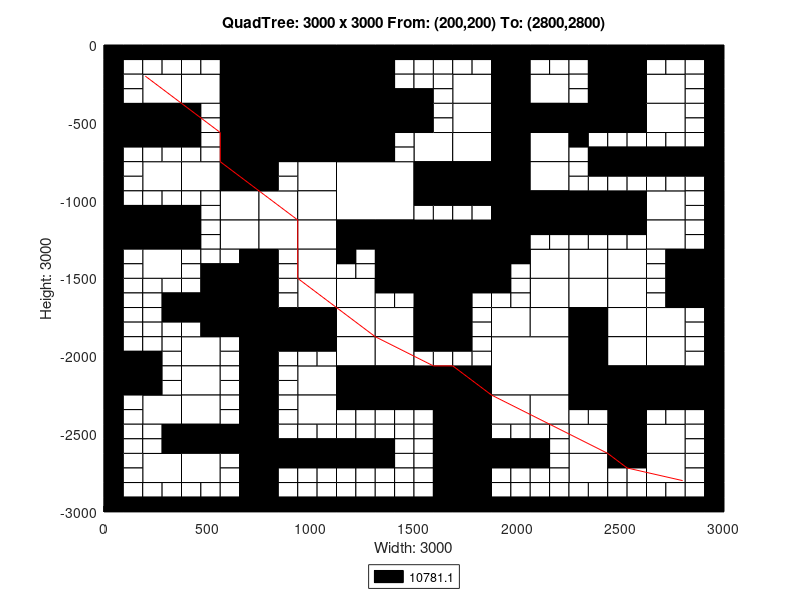

Write the MATLAB code that produced this figure.
axis([0 3000 -3000 0]);
title('QuadTree: 3000 x 3000 From: (200,200) To: (2800,2800)');
xlabel('Width: 3000');
ylabel('Height: 3000');
rectangle('Position',[750 -375 375 375], 'FaceColor',[0 0 0]);
rectangle('Position',[750 -750 375 375], 'FaceColor',[0 0 0]);
rectangle('Position',[1125 -1125 375 375], 'FaceColor',[1 1 1]);
rectangle('Position',[1500 -1500 375 375], 'FaceColor',[0 0 0]);
rectangle('Position',[1875 -2250 375 375], 'FaceColor',[1 1 1]);
rectangle('Position',[187.5 -375 187.5 187.5], 'FaceColor',[1 1 1]);
rectangle('Position',[562.5 -187.5 187.5 187.5], 'FaceColor',[0 0 0]);
rectangle('Position',[375 -375 187.5 187.5], 'FaceColor',[1 1 1]);
rectangle('Position',[562.5 -375 187.5 187.5], 'FaceColor',[0 0 0]);
rectangle('Position',[0 -562.5 187.5 187.5], 'FaceColor',[0 0 0]);
rectangle('Position',[187.5 -562.5 187.5 187.5], 'FaceColor',[0 0 0]);
rectangle('Position',[562.5 -562.5 187.5 187.5], 'FaceColor',[0 0 0]);
rectangle('Position',[562.5 -750 187.5 187.5], 'FaceColor',[0 0 0]);
rectangle('Position',[1125 -187.5 187.5 187.5], 'FaceColor',[0 0 0]);
rectangle('Position',[1125 -375 187.5 187.5], 'FaceColor',[0 0 0]);
rectangle('Position',[1125 -562.5 187.5 187.5], 'FaceColor',[0 0 0]);
rectangle('Position',[1312.5 -562.5 187.5 187.5], 'FaceColor',[0 0 0]);
rectangle('Position',[1125 -750 187.5 187.5], 'FaceColor',[0 0 0]);
rectangle('Position',[187.5 -937.5 187.5 187.5], 'FaceColor',[1 1 1]);
rectangle('Position',[375 -937.5 187.5 187.5], 'FaceColor',[1 1 1]);
rectangle('Position',[562.5 -937.5 187.5 187.5], 'FaceColor',[0 0 0]);
rectangle('Position',[562.5 -1125 187.5 187.5], 'FaceColor',[1 1 1]);
rectangle('Position',[0 -1312.5 187.5 187.5], 'FaceColor',[0 0 0]);
rectangle('Position',[187.5 -1312.5 187.5 187.5], 'FaceColor',[0 0 0]);
rectangle('Position',[187.5 -1500 187.5 187.5], 'FaceColor',[1 1 1]);
rectangle('Position',[562.5 -1312.5 187.5 187.5], 'FaceColor',[1 1 1]);
rectangle('Position',[937.5 -937.5 187.5 187.5], 'FaceColor',[1 1 1]);
rectangle('Position',[750 -1125 187.5 187.5], 'FaceColor',[1 1 1]);
rectangle('Position',[937.5 -1125 187.5 187.5], 'FaceColor',[1 1 1]);
rectangle('Position',[750 -1312.5 187.5 187.5], 'FaceColor',[1 1 1]);
rectangle('Position',[937.5 -1312.5 187.5 187.5], 'FaceColor',[1 1 1]);
rectangle('Position',[937.5 -1500 187.5 187.5], 'FaceColor',[1 1 1]);
rectangle('Position',[1125 -1312.5 187.5 187.5], 'FaceColor',[0 0 0]);
rectangle('Position',[1312.5 -1312.5 187.5 187.5], 'FaceColor',[0 0 0]);
rectangle('Position',[1312.5 -1500 187.5 187.5], 'FaceColor',[0 0 0]);
rectangle('Position',[1687.5 -375 187.5 187.5], 'FaceColor',[1 1 1]);
rectangle('Position',[1875 -187.5 187.5 187.5], 'FaceColor',[0 0 0]);
rectangle('Position',[1875 -375 187.5 187.5], 'FaceColor',[0 0 0]);
rectangle('Position',[2062.5 -375 187.5 187.5], 'FaceColor',[1 1 1]);
rectangle('Position',[1687.5 -562.5 187.5 187.5], 'FaceColor',[1 1 1]);
rectangle('Position',[1500 -750 187.5 187.5], 'FaceColor',[1 1 1]);
rectangle('Position',[1687.5 -750 187.5 187.5], 'FaceColor',[1 1 1]);
rectangle('Position',[1875 -562.5 187.5 187.5], 'FaceColor',[0 0 0]);
rectangle('Position',[2062.5 -562.5 187.5 187.5], 'FaceColor',[0 0 0]);
rectangle('Position',[1875 -750 187.5 187.5], 'FaceColor',[0 0 0]);
rectangle('Position',[2062.5 -750 187.5 187.5], 'FaceColor',[1 1 1]);
rectangle('Position',[2437.5 -187.5 187.5 187.5], 'FaceColor',[0 0 0]);
rectangle('Position',[2437.5 -375 187.5 187.5], 'FaceColor',[0 0 0]);
rectangle('Position',[2625 -375 187.5 187.5], 'FaceColor',[1 1 1]);
rectangle('Position',[2250 -562.5 187.5 187.5], 'FaceColor',[0 0 0]);
rectangle('Position',[2437.5 -562.5 187.5 187.5], 'FaceColor',[0 0 0]);
rectangle('Position',[2625 -562.5 187.5 187.5], 'FaceColor',[1 1 1]);
rectangle('Position',[1500 -937.5 187.5 187.5], 'FaceColor',[0 0 0]);
rectangle('Position',[1687.5 -937.5 187.5 187.5], 'FaceColor',[0 0 0]);
rectangle('Position',[1875 -937.5 187.5 187.5], 'FaceColor',[0 0 0]);
rectangle('Position',[2062.5 -937.5 187.5 187.5], 'FaceColor',[1 1 1]);
rectangle('Position',[1875 -1125 187.5 187.5], 'FaceColor',[0 0 0]);
rectangle('Position',[2062.5 -1125 187.5 187.5], 'FaceColor',[0 0 0]);
rectangle('Position',[1875 -1312.5 187.5 187.5], 'FaceColor',[0 0 0]);
rectangle('Position',[2062.5 -1500 187.5 187.5], 'FaceColor',[1 1 1]);
rectangle('Position',[2250 -1125 187.5 187.5], 'FaceColor',[0 0 0]);
rectangle('Position',[2437.5 -1125 187.5 187.5], 'FaceColor',[0 0 0]);
rectangle('Position',[2625 -1125 187.5 187.5], 'FaceColor',[1 1 1]);
rectangle('Position',[2250 -1500 187.5 187.5], 'FaceColor',[1 1 1]);
rectangle('Position',[2437.5 -1500 187.5 187.5], 'FaceColor',[1 1 1]);
rectangle('Position',[2625 -1312.5 187.5 187.5], 'FaceColor',[1 1 1]);
rectangle('Position',[2812.5 -1500 187.5 187.5], 'FaceColor',[0 0 0]);
rectangle('Position',[562.5 -1687.5 187.5 187.5], 'FaceColor',[0 0 0]);
rectangle('Position',[562.5 -1875 187.5 187.5], 'FaceColor',[0 0 0]);
rectangle('Position',[0 -2250 187.5 187.5], 'FaceColor',[0 0 0]);
rectangle('Position',[375 -2062.5 187.5 187.5], 'FaceColor',[1 1 1]);
rectangle('Position',[375 -2250 187.5 187.5], 'FaceColor',[1 1 1]);
rectangle('Position',[937.5 -1687.5 187.5 187.5], 'FaceColor',[1 1 1]);
rectangle('Position',[750 -1875 187.5 187.5], 'FaceColor',[0 0 0]);
rectangle('Position',[937.5 -1875 187.5 187.5], 'FaceColor',[0 0 0]);
rectangle('Position',[1125 -1687.5 187.5 187.5], 'FaceColor',[1 1 1]);
rectangle('Position',[1125 -1875 187.5 187.5], 'FaceColor',[1 1 1]);
rectangle('Position',[1312.5 -1875 187.5 187.5], 'FaceColor',[1 1 1]);
rectangle('Position',[937.5 -2250 187.5 187.5], 'FaceColor',[1 1 1]);
rectangle('Position',[1125 -2062.5 187.5 187.5], 'FaceColor',[1 1 1]);
rectangle('Position',[1312.5 -2062.5 187.5 187.5], 'FaceColor',[1 1 1]);
rectangle('Position',[1125 -2250 187.5 187.5], 'FaceColor',[0 0 0]);
rectangle('Position',[1312.5 -2250 187.5 187.5], 'FaceColor',[0 0 0]);
rectangle('Position',[187.5 -2437.5 187.5 187.5], 'FaceColor',[1 1 1]);
rectangle('Position',[375 -2437.5 187.5 187.5], 'FaceColor',[1 1 1]);
rectangle('Position',[375 -2625 187.5 187.5], 'FaceColor',[0 0 0]);
rectangle('Position',[562.5 -2625 187.5 187.5], 'FaceColor',[0 0 0]);
rectangle('Position',[187.5 -2812.5 187.5 187.5], 'FaceColor',[1 1 1]);
rectangle('Position',[375 -2812.5 187.5 187.5], 'FaceColor',[1 1 1]);
rectangle('Position',[937.5 -2437.5 187.5 187.5], 'FaceColor',[1 1 1]);
rectangle('Position',[1500 -1687.5 187.5 187.5], 'FaceColor',[0 0 0]);
rectangle('Position',[1500 -1875 187.5 187.5], 'FaceColor',[0 0 0]);
rectangle('Position',[2062.5 -1687.5 187.5 187.5], 'FaceColor',[1 1 1]);
rectangle('Position',[1875 -1875 187.5 187.5], 'FaceColor',[1 1 1]);
rectangle('Position',[2062.5 -1875 187.5 187.5], 'FaceColor',[1 1 1]);
rectangle('Position',[1500 -2250 187.5 187.5], 'FaceColor',[0 0 0]);
rectangle('Position',[1687.5 -2250 187.5 187.5], 'FaceColor',[0 0 0]);
rectangle('Position',[2250 -1687.5 187.5 187.5], 'FaceColor',[1 1 1]);
rectangle('Position',[2437.5 -1687.5 187.5 187.5], 'FaceColor',[1 1 1]);
rectangle('Position',[2250 -1875 187.5 187.5], 'FaceColor',[0 0 0]);
rectangle('Position',[2437.5 -1875 187.5 187.5], 'FaceColor',[1 1 1]);
rectangle('Position',[2812.5 -1687.5 187.5 187.5], 'FaceColor',[0 0 0]);
rectangle('Position',[2625 -1875 187.5 187.5], 'FaceColor',[1 1 1]);
rectangle('Position',[2250 -2062.5 187.5 187.5], 'FaceColor',[0 0 0]);
rectangle('Position',[2437.5 -2062.5 187.5 187.5], 'FaceColor',[1 1 1]);
rectangle('Position',[2250 -2250 187.5 187.5], 'FaceColor',[0 0 0]);
rectangle('Position',[2437.5 -2250 187.5 187.5], 'FaceColor',[0 0 0]);
rectangle('Position',[2625 -2062.5 187.5 187.5], 'FaceColor',[1 1 1]);
rectangle('Position',[2625 -2250 187.5 187.5], 'FaceColor',[0 0 0]);
rectangle('Position',[2812.5 -2250 187.5 187.5], 'FaceColor',[0 0 0]);
rectangle('Position',[1687.5 -2437.5 187.5 187.5], 'FaceColor',[0 0 0]);
rectangle('Position',[1687.5 -2625 187.5 187.5], 'FaceColor',[0 0 0]);
rectangle('Position',[1875 -2437.5 187.5 187.5], 'FaceColor',[1 1 1]);
rectangle('Position',[2062.5 -2437.5 187.5 187.5], 'FaceColor',[1 1 1]);
rectangle('Position',[1687.5 -2812.5 187.5 187.5], 'FaceColor',[0 0 0]);
rectangle('Position',[1687.5 -3000 187.5 187.5], 'FaceColor',[0 0 0]);
rectangle('Position',[2437.5 -2437.5 187.5 187.5], 'FaceColor',[0 0 0]);
rectangle('Position',[2250 -2625 187.5 187.5], 'FaceColor',[1 1 1]);
rectangle('Position',[2437.5 -2625 187.5 187.5], 'FaceColor',[0 0 0]);
rectangle('Position',[2625 -2625 187.5 187.5], 'FaceColor',[1 1 1]);
rectangle('Position',[2250 -2812.5 187.5 187.5], 'FaceColor',[1 1 1]);
rectangle('Position',[2625 -2812.5 187.5 187.5], 'FaceColor',[1 1 1]);
rectangle('Position',[0 -93.75 93.75 93.75], 'FaceColor',[0 0 0]);
rectangle('Position',[93.75 -93.75 93.75 93.75], 'FaceColor',[0 0 0]);
rectangle('Position',[0 -187.5 93.75 93.75], 'FaceColor',[0 0 0]);
rectangle('Position',[93.75 -187.5 93.75 93.75], 'FaceColor',[1 1 1]);
rectangle('Position',[187.5 -93.75 93.75 93.75], 'FaceColor',[0 0 0]);
rectangle('Position',[281.25 -93.75 93.75 93.75], 'FaceColor',[0 0 0]);
rectangle('Position',[187.5 -187.5 93.75 93.75], 'FaceColor',[1 1 1]);
rectangle('Position',[281.25 -187.5 93.75 93.75], 'FaceColor',[1 1 1]);
rectangle('Position',[0 -281.25 93.75 93.75], 'FaceColor',[0 0 0]);
rectangle('Position',[93.75 -281.25 93.75 93.75], 'FaceColor',[1 1 1]);
rectangle('Position',[0 -375 93.75 93.75], 'FaceColor',[0 0 0]);
rectangle('Position',[93.75 -375 93.75 93.75], 'FaceColor',[1 1 1]);
rectangle('Position',[375 -93.75 93.75 93.75], 'FaceColor',[0 0 0]);
rectangle('Position',[468.75 -93.75 93.75 93.75], 'FaceColor',[0 0 0]);
rectangle('Position',[375 -187.5 93.75 93.75], 'FaceColor',[1 1 1]);
rectangle('Position',[468.75 -187.5 93.75 93.75], 'FaceColor',[1 1 1]);
rectangle('Position',[0 -656.25 93.75 93.75], 'FaceColor',[0 0 0]);
rectangle('Position',[93.75 -656.25 93.75 93.75], 'FaceColor',[0 0 0]);
rectangle('Position',[0 -750 93.75 93.75], 'FaceColor',[0 0 0]);
rectangle('Position',[93.75 -750 93.75 93.75], 'FaceColor',[1 1 1]);
rectangle('Position',[187.5 -656.25 93.75 93.75], 'FaceColor',[0 0 0]);
rectangle('Position',[281.25 -656.25 93.75 93.75], 'FaceColor',[0 0 0]);
rectangle('Position',[187.5 -750 93.75 93.75], 'FaceColor',[1 1 1]);
rectangle('Position',[281.25 -750 93.75 93.75], 'FaceColor',[1 1 1]);
rectangle('Position',[375 -468.75 93.75 93.75], 'FaceColor',[0 0 0]);
rectangle('Position',[468.75 -468.75 93.75 93.75], 'FaceColor',[1 1 1]);
rectangle('Position',[375 -562.5 93.75 93.75], 'FaceColor',[0 0 0]);
rectangle('Position',[468.75 -562.5 93.75 93.75], 'FaceColor',[1 1 1]);
rectangle('Position',[375 -656.25 93.75 93.75], 'FaceColor',[0 0 0]);
rectangle('Position',[468.75 -656.25 93.75 93.75], 'FaceColor',[1 1 1]);
rectangle('Position',[375 -750 93.75 93.75], 'FaceColor',[1 1 1]);
rectangle('Position',[468.75 -750 93.75 93.75], 'FaceColor',[1 1 1]);
rectangle('Position',[1312.5 -93.75 93.75 93.75], 'FaceColor',[0 0 0]);
rectangle('Position',[1406.25 -93.75 93.75 93.75], 'FaceColor',[0 0 0]);
rectangle('Position',[1312.5 -187.5 93.75 93.75], 'FaceColor',[0 0 0]);
rectangle('Position',[1406.25 -187.5 93.75 93.75], 'FaceColor',[1 1 1]);
rectangle('Position',[1312.5 -281.25 93.75 93.75], 'FaceColor',[0 0 0]);
rectangle('Position',[1406.25 -281.25 93.75 93.75], 'FaceColor',[1 1 1]);
rectangle('Position',[1312.5 -375 93.75 93.75], 'FaceColor',[0 0 0]);
rectangle('Position',[1406.25 -375 93.75 93.75], 'FaceColor',[0 0 0]);
rectangle('Position',[1312.5 -656.25 93.75 93.75], 'FaceColor',[0 0 0]);
rectangle('Position',[1406.25 -656.25 93.75 93.75], 'FaceColor',[1 1 1]);
rectangle('Position',[1312.5 -750 93.75 93.75], 'FaceColor',[0 0 0]);
rectangle('Position',[1406.25 -750 93.75 93.75], 'FaceColor',[1 1 1]);
rectangle('Position',[0 -843.75 93.75 93.75], 'FaceColor',[0 0 0]);
rectangle('Position',[93.75 -843.75 93.75 93.75], 'FaceColor',[1 1 1]);
rectangle('Position',[0 -937.5 93.75 93.75], 'FaceColor',[0 0 0]);
rectangle('Position',[93.75 -937.5 93.75 93.75], 'FaceColor',[1 1 1]);
rectangle('Position',[0 -1031.25 93.75 93.75], 'FaceColor',[0 0 0]);
rectangle('Position',[93.75 -1031.25 93.75 93.75], 'FaceColor',[1 1 1]);
rectangle('Position',[0 -1125 93.75 93.75], 'FaceColor',[0 0 0]);
rectangle('Position',[93.75 -1125 93.75 93.75], 'FaceColor',[0 0 0]);
rectangle('Position',[187.5 -1031.25 93.75 93.75], 'FaceColor',[1 1 1]);
rectangle('Position',[281.25 -1031.25 93.75 93.75], 'FaceColor',[1 1 1]);
rectangle('Position',[187.5 -1125 93.75 93.75], 'FaceColor',[0 0 0]);
rectangle('Position',[281.25 -1125 93.75 93.75], 'FaceColor',[0 0 0]);
rectangle('Position',[375 -1031.25 93.75 93.75], 'FaceColor',[1 1 1]);
rectangle('Position',[468.75 -1031.25 93.75 93.75], 'FaceColor',[1 1 1]);
rectangle('Position',[375 -1125 93.75 93.75], 'FaceColor',[0 0 0]);
rectangle('Position',[468.75 -1125 93.75 93.75], 'FaceColor',[1 1 1]);
rectangle('Position',[0 -1406.25 93.75 93.75], 'FaceColor',[0 0 0]);
rectangle('Position',[93.75 -1406.25 93.75 93.75], 'FaceColor',[1 1 1]);
rectangle('Position',[0 -1500 93.75 93.75], 'FaceColor',[0 0 0]);
rectangle('Position',[93.75 -1500 93.75 93.75], 'FaceColor',[1 1 1]);
rectangle('Position',[375 -1218.75 93.75 93.75], 'FaceColor',[0 0 0]);
rectangle('Position',[468.75 -1218.75 93.75 93.75], 'FaceColor',[1 1 1]);
rectangle('Position',[375 -1312.5 93.75 93.75], 'FaceColor',[0 0 0]);
rectangle('Position',[468.75 -1312.5 93.75 93.75], 'FaceColor',[1 1 1]);
rectangle('Position',[375 -1406.25 93.75 93.75], 'FaceColor',[1 1 1]);
rectangle('Position',[468.75 -1406.25 93.75 93.75], 'FaceColor',[1 1 1]);
rectangle('Position',[375 -1500 93.75 93.75], 'FaceColor',[1 1 1]);
rectangle('Position',[468.75 -1500 93.75 93.75], 'FaceColor',[0 0 0]);
rectangle('Position',[562.5 -1406.25 93.75 93.75], 'FaceColor',[1 1 1]);
rectangle('Position',[656.25 -1406.25 93.75 93.75], 'FaceColor',[0 0 0]);
rectangle('Position',[562.5 -1500 93.75 93.75], 'FaceColor',[0 0 0]);
rectangle('Position',[656.25 -1500 93.75 93.75], 'FaceColor',[0 0 0]);
rectangle('Position',[750 -843.75 93.75 93.75], 'FaceColor',[0 0 0]);
rectangle('Position',[843.75 -843.75 93.75 93.75], 'FaceColor',[1 1 1]);
rectangle('Position',[750 -937.5 93.75 93.75], 'FaceColor',[0 0 0]);
rectangle('Position',[843.75 -937.5 93.75 93.75], 'FaceColor',[1 1 1]);
rectangle('Position',[750 -1406.25 93.75 93.75], 'FaceColor',[0 0 0]);
rectangle('Position',[843.75 -1406.25 93.75 93.75], 'FaceColor',[1 1 1]);
rectangle('Position',[750 -1500 93.75 93.75], 'FaceColor',[0 0 0]);
rectangle('Position',[843.75 -1500 93.75 93.75], 'FaceColor',[1 1 1]);
rectangle('Position',[1125 -1406.25 93.75 93.75], 'FaceColor',[0 0 0]);
rectangle('Position',[1218.75 -1406.25 93.75 93.75], 'FaceColor',[1 1 1]);
rectangle('Position',[1125 -1500 93.75 93.75], 'FaceColor',[1 1 1]);
rectangle('Position',[1218.75 -1500 93.75 93.75], 'FaceColor',[1 1 1]);
rectangle('Position',[1500 -93.75 93.75 93.75], 'FaceColor',[0 0 0]);
rectangle('Position',[1593.75 -93.75 93.75 93.75], 'FaceColor',[0 0 0]);
rectangle('Position',[1500 -187.5 93.75 93.75], 'FaceColor',[1 1 1]);
rectangle('Position',[1593.75 -187.5 93.75 93.75], 'FaceColor',[1 1 1]);
rectangle('Position',[1687.5 -93.75 93.75 93.75], 'FaceColor',[0 0 0]);
rectangle('Position',[1781.25 -93.75 93.75 93.75], 'FaceColor',[0 0 0]);
rectangle('Position',[1687.5 -187.5 93.75 93.75], 'FaceColor',[1 1 1]);
rectangle('Position',[1781.25 -187.5 93.75 93.75], 'FaceColor',[1 1 1]);
rectangle('Position',[1500 -281.25 93.75 93.75], 'FaceColor',[1 1 1]);
rectangle('Position',[1593.75 -281.25 93.75 93.75], 'FaceColor',[1 1 1]);
rectangle('Position',[1500 -375 93.75 93.75], 'FaceColor',[0 0 0]);
rectangle('Position',[1593.75 -375 93.75 93.75], 'FaceColor',[1 1 1]);
rectangle('Position',[2062.5 -93.75 93.75 93.75], 'FaceColor',[0 0 0]);
rectangle('Position',[2156.25 -93.75 93.75 93.75], 'FaceColor',[0 0 0]);
rectangle('Position',[2062.5 -187.5 93.75 93.75], 'FaceColor',[1 1 1]);
rectangle('Position',[2156.25 -187.5 93.75 93.75], 'FaceColor',[1 1 1]);
rectangle('Position',[1500 -468.75 93.75 93.75], 'FaceColor',[0 0 0]);
rectangle('Position',[1593.75 -468.75 93.75 93.75], 'FaceColor',[1 1 1]);
rectangle('Position',[1500 -562.5 93.75 93.75], 'FaceColor',[0 0 0]);
rectangle('Position',[1593.75 -562.5 93.75 93.75], 'FaceColor',[1 1 1]);
rectangle('Position',[2250 -93.75 93.75 93.75], 'FaceColor',[0 0 0]);
rectangle('Position',[2343.75 -93.75 93.75 93.75], 'FaceColor',[0 0 0]);
rectangle('Position',[2250 -187.5 93.75 93.75], 'FaceColor',[1 1 1]);
rectangle('Position',[2343.75 -187.5 93.75 93.75], 'FaceColor',[0 0 0]);
rectangle('Position',[2250 -281.25 93.75 93.75], 'FaceColor',[1 1 1]);
rectangle('Position',[2343.75 -281.25 93.75 93.75], 'FaceColor',[0 0 0]);
rectangle('Position',[2250 -375 93.75 93.75], 'FaceColor',[1 1 1]);
rectangle('Position',[2343.75 -375 93.75 93.75], 'FaceColor',[0 0 0]);
rectangle('Position',[2625 -93.75 93.75 93.75], 'FaceColor',[0 0 0]);
rectangle('Position',[2718.75 -93.75 93.75 93.75], 'FaceColor',[0 0 0]);
rectangle('Position',[2625 -187.5 93.75 93.75], 'FaceColor',[1 1 1]);
rectangle('Position',[2718.75 -187.5 93.75 93.75], 'FaceColor',[1 1 1]);
rectangle('Position',[2812.5 -93.75 93.75 93.75], 'FaceColor',[0 0 0]);
rectangle('Position',[2906.25 -93.75 93.75 93.75], 'FaceColor',[0 0 0]);
rectangle('Position',[2812.5 -187.5 93.75 93.75], 'FaceColor',[1 1 1]);
rectangle('Position',[2906.25 -187.5 93.75 93.75], 'FaceColor',[0 0 0]);
rectangle('Position',[2812.5 -281.25 93.75 93.75], 'FaceColor',[1 1 1]);
rectangle('Position',[2906.25 -281.25 93.75 93.75], 'FaceColor',[0 0 0]);
rectangle('Position',[2812.5 -375 93.75 93.75], 'FaceColor',[1 1 1]);
rectangle('Position',[2906.25 -375 93.75 93.75], 'FaceColor',[0 0 0]);
rectangle('Position',[2250 -656.25 93.75 93.75], 'FaceColor',[0 0 0]);
rectangle('Position',[2343.75 -656.25 93.75 93.75], 'FaceColor',[1 1 1]);
rectangle('Position',[2250 -750 93.75 93.75], 'FaceColor',[1 1 1]);
rectangle('Position',[2343.75 -750 93.75 93.75], 'FaceColor',[0 0 0]);
rectangle('Position',[2437.5 -656.25 93.75 93.75], 'FaceColor',[1 1 1]);
rectangle('Position',[2531.25 -656.25 93.75 93.75], 'FaceColor',[1 1 1]);
rectangle('Position',[2437.5 -750 93.75 93.75], 'FaceColor',[0 0 0]);
rectangle('Position',[2531.25 -750 93.75 93.75], 'FaceColor',[0 0 0]);
rectangle('Position',[2812.5 -468.75 93.75 93.75], 'FaceColor',[1 1 1]);
rectangle('Position',[2906.25 -468.75 93.75 93.75], 'FaceColor',[0 0 0]);
rectangle('Position',[2812.5 -562.5 93.75 93.75], 'FaceColor',[1 1 1]);
rectangle('Position',[2906.25 -562.5 93.75 93.75], 'FaceColor',[0 0 0]);
rectangle('Position',[2625 -656.25 93.75 93.75], 'FaceColor',[1 1 1]);
rectangle('Position',[2718.75 -656.25 93.75 93.75], 'FaceColor',[1 1 1]);
rectangle('Position',[2625 -750 93.75 93.75], 'FaceColor',[0 0 0]);
rectangle('Position',[2718.75 -750 93.75 93.75], 'FaceColor',[0 0 0]);
rectangle('Position',[2812.5 -656.25 93.75 93.75], 'FaceColor',[1 1 1]);
rectangle('Position',[2906.25 -656.25 93.75 93.75], 'FaceColor',[0 0 0]);
rectangle('Position',[2812.5 -750 93.75 93.75], 'FaceColor',[0 0 0]);
rectangle('Position',[2906.25 -750 93.75 93.75], 'FaceColor',[0 0 0]);
rectangle('Position',[1500 -1031.25 93.75 93.75], 'FaceColor',[0 0 0]);
rectangle('Position',[1593.75 -1031.25 93.75 93.75], 'FaceColor',[0 0 0]);
rectangle('Position',[1500 -1125 93.75 93.75], 'FaceColor',[1 1 1]);
rectangle('Position',[1593.75 -1125 93.75 93.75], 'FaceColor',[1 1 1]);
rectangle('Position',[1687.5 -1031.25 93.75 93.75], 'FaceColor',[0 0 0]);
rectangle('Position',[1781.25 -1031.25 93.75 93.75], 'FaceColor',[0 0 0]);
rectangle('Position',[1687.5 -1125 93.75 93.75], 'FaceColor',[1 1 1]);
rectangle('Position',[1781.25 -1125 93.75 93.75], 'FaceColor',[1 1 1]);
rectangle('Position',[2062.5 -1218.75 93.75 93.75], 'FaceColor',[0 0 0]);
rectangle('Position',[2156.25 -1218.75 93.75 93.75], 'FaceColor',[0 0 0]);
rectangle('Position',[2062.5 -1312.5 93.75 93.75], 'FaceColor',[1 1 1]);
rectangle('Position',[2156.25 -1312.5 93.75 93.75], 'FaceColor',[1 1 1]);
rectangle('Position',[1875 -1406.25 93.75 93.75], 'FaceColor',[0 0 0]);
rectangle('Position',[1968.75 -1406.25 93.75 93.75], 'FaceColor',[0 0 0]);
rectangle('Position',[1875 -1500 93.75 93.75], 'FaceColor',[0 0 0]);
rectangle('Position',[1968.75 -1500 93.75 93.75], 'FaceColor',[1 1 1]);
rectangle('Position',[2250 -843.75 93.75 93.75], 'FaceColor',[1 1 1]);
rectangle('Position',[2343.75 -843.75 93.75 93.75], 'FaceColor',[0 0 0]);
rectangle('Position',[2250 -937.5 93.75 93.75], 'FaceColor',[1 1 1]);
rectangle('Position',[2343.75 -937.5 93.75 93.75], 'FaceColor',[1 1 1]);
rectangle('Position',[2437.5 -843.75 93.75 93.75], 'FaceColor',[0 0 0]);
rectangle('Position',[2531.25 -843.75 93.75 93.75], 'FaceColor',[0 0 0]);
rectangle('Position',[2437.5 -937.5 93.75 93.75], 'FaceColor',[1 1 1]);
rectangle('Position',[2531.25 -937.5 93.75 93.75], 'FaceColor',[1 1 1]);
rectangle('Position',[2625 -843.75 93.75 93.75], 'FaceColor',[0 0 0]);
rectangle('Position',[2718.75 -843.75 93.75 93.75], 'FaceColor',[0 0 0]);
rectangle('Position',[2625 -937.5 93.75 93.75], 'FaceColor',[1 1 1]);
rectangle('Position',[2718.75 -937.5 93.75 93.75], 'FaceColor',[1 1 1]);
rectangle('Position',[2812.5 -843.75 93.75 93.75], 'FaceColor',[0 0 0]);
rectangle('Position',[2906.25 -843.75 93.75 93.75], 'FaceColor',[0 0 0]);
rectangle('Position',[2812.5 -937.5 93.75 93.75], 'FaceColor',[1 1 1]);
rectangle('Position',[2906.25 -937.5 93.75 93.75], 'FaceColor',[0 0 0]);
rectangle('Position',[2812.5 -1031.25 93.75 93.75], 'FaceColor',[1 1 1]);
rectangle('Position',[2906.25 -1031.25 93.75 93.75], 'FaceColor',[0 0 0]);
rectangle('Position',[2812.5 -1125 93.75 93.75], 'FaceColor',[1 1 1]);
rectangle('Position',[2906.25 -1125 93.75 93.75], 'FaceColor',[0 0 0]);
rectangle('Position',[2250 -1218.75 93.75 93.75], 'FaceColor',[0 0 0]);
rectangle('Position',[2343.75 -1218.75 93.75 93.75], 'FaceColor',[0 0 0]);
rectangle('Position',[2250 -1312.5 93.75 93.75], 'FaceColor',[1 1 1]);
rectangle('Position',[2343.75 -1312.5 93.75 93.75], 'FaceColor',[1 1 1]);
rectangle('Position',[2437.5 -1218.75 93.75 93.75], 'FaceColor',[0 0 0]);
rectangle('Position',[2531.25 -1218.75 93.75 93.75], 'FaceColor',[0 0 0]);
rectangle('Position',[2437.5 -1312.5 93.75 93.75], 'FaceColor',[1 1 1]);
rectangle('Position',[2531.25 -1312.5 93.75 93.75], 'FaceColor',[1 1 1]);
rectangle('Position',[2812.5 -1218.75 93.75 93.75], 'FaceColor',[1 1 1]);
rectangle('Position',[2906.25 -1218.75 93.75 93.75], 'FaceColor',[0 0 0]);
rectangle('Position',[2812.5 -1312.5 93.75 93.75], 'FaceColor',[1 1 1]);
rectangle('Position',[2906.25 -1312.5 93.75 93.75], 'FaceColor',[0 0 0]);
rectangle('Position',[2625 -1406.25 93.75 93.75], 'FaceColor',[1 1 1]);
rectangle('Position',[2718.75 -1406.25 93.75 93.75], 'FaceColor',[0 0 0]);
rectangle('Position',[2625 -1500 93.75 93.75], 'FaceColor',[1 1 1]);
rectangle('Position',[2718.75 -1500 93.75 93.75], 'FaceColor',[0 0 0]);
rectangle('Position',[0 -1593.75 93.75 93.75], 'FaceColor',[0 0 0]);
rectangle('Position',[93.75 -1593.75 93.75 93.75], 'FaceColor',[1 1 1]);
rectangle('Position',[0 -1687.5 93.75 93.75], 'FaceColor',[0 0 0]);
rectangle('Position',[93.75 -1687.5 93.75 93.75], 'FaceColor',[1 1 1]);
rectangle('Position',[187.5 -1593.75 93.75 93.75], 'FaceColor',[1 1 1]);
rectangle('Position',[281.25 -1593.75 93.75 93.75], 'FaceColor',[1 1 1]);
rectangle('Position',[187.5 -1687.5 93.75 93.75], 'FaceColor',[1 1 1]);
rectangle('Position',[281.25 -1687.5 93.75 93.75], 'FaceColor',[0 0 0]);
rectangle('Position',[0 -1781.25 93.75 93.75], 'FaceColor',[0 0 0]);
rectangle('Position',[93.75 -1781.25 93.75 93.75], 'FaceColor',[1 1 1]);
rectangle('Position',[0 -1875 93.75 93.75], 'FaceColor',[0 0 0]);
rectangle('Position',[93.75 -1875 93.75 93.75], 'FaceColor',[1 1 1]);
rectangle('Position',[187.5 -1781.25 93.75 93.75], 'FaceColor',[1 1 1]);
rectangle('Position',[281.25 -1781.25 93.75 93.75], 'FaceColor',[0 0 0]);
rectangle('Position',[187.5 -1875 93.75 93.75], 'FaceColor',[1 1 1]);
rectangle('Position',[281.25 -1875 93.75 93.75], 'FaceColor',[1 1 1]);
rectangle('Position',[375 -1593.75 93.75 93.75], 'FaceColor',[1 1 1]);
rectangle('Position',[468.75 -1593.75 93.75 93.75], 'FaceColor',[0 0 0]);
rectangle('Position',[375 -1687.5 93.75 93.75], 'FaceColor',[0 0 0]);
rectangle('Position',[468.75 -1687.5 93.75 93.75], 'FaceColor',[0 0 0]);
rectangle('Position',[375 -1781.25 93.75 93.75], 'FaceColor',[0 0 0]);
rectangle('Position',[468.75 -1781.25 93.75 93.75], 'FaceColor',[0 0 0]);
rectangle('Position',[375 -1875 93.75 93.75], 'FaceColor',[1 1 1]);
rectangle('Position',[468.75 -1875 93.75 93.75], 'FaceColor',[0 0 0]);
rectangle('Position',[0 -1968.75 93.75 93.75], 'FaceColor',[0 0 0]);
rectangle('Position',[93.75 -1968.75 93.75 93.75], 'FaceColor',[1 1 1]);
rectangle('Position',[0 -2062.5 93.75 93.75], 'FaceColor',[0 0 0]);
rectangle('Position',[93.75 -2062.5 93.75 93.75], 'FaceColor',[0 0 0]);
rectangle('Position',[187.5 -1968.75 93.75 93.75], 'FaceColor',[1 1 1]);
rectangle('Position',[281.25 -1968.75 93.75 93.75], 'FaceColor',[1 1 1]);
rectangle('Position',[187.5 -2062.5 93.75 93.75], 'FaceColor',[0 0 0]);
rectangle('Position',[281.25 -2062.5 93.75 93.75], 'FaceColor',[1 1 1]);
rectangle('Position',[187.5 -2156.25 93.75 93.75], 'FaceColor',[0 0 0]);
rectangle('Position',[281.25 -2156.25 93.75 93.75], 'FaceColor',[1 1 1]);
rectangle('Position',[187.5 -2250 93.75 93.75], 'FaceColor',[0 0 0]);
rectangle('Position',[281.25 -2250 93.75 93.75], 'FaceColor',[1 1 1]);
rectangle('Position',[562.5 -1968.75 93.75 93.75], 'FaceColor',[1 1 1]);
rectangle('Position',[656.25 -1968.75 93.75 93.75], 'FaceColor',[0 0 0]);
rectangle('Position',[562.5 -2062.5 93.75 93.75], 'FaceColor',[1 1 1]);
rectangle('Position',[656.25 -2062.5 93.75 93.75], 'FaceColor',[0 0 0]);
rectangle('Position',[562.5 -2156.25 93.75 93.75], 'FaceColor',[1 1 1]);
rectangle('Position',[656.25 -2156.25 93.75 93.75], 'FaceColor',[0 0 0]);
rectangle('Position',[562.5 -2250 93.75 93.75], 'FaceColor',[1 1 1]);
rectangle('Position',[656.25 -2250 93.75 93.75], 'FaceColor',[0 0 0]);
rectangle('Position',[750 -1593.75 93.75 93.75], 'FaceColor',[0 0 0]);
rectangle('Position',[843.75 -1593.75 93.75 93.75], 'FaceColor',[1 1 1]);
rectangle('Position',[750 -1687.5 93.75 93.75], 'FaceColor',[0 0 0]);
rectangle('Position',[843.75 -1687.5 93.75 93.75], 'FaceColor',[1 1 1]);
rectangle('Position',[1312.5 -1593.75 93.75 93.75], 'FaceColor',[0 0 0]);
rectangle('Position',[1406.25 -1593.75 93.75 93.75], 'FaceColor',[0 0 0]);
rectangle('Position',[1312.5 -1687.5 93.75 93.75], 'FaceColor',[1 1 1]);
rectangle('Position',[1406.25 -1687.5 93.75 93.75], 'FaceColor',[1 1 1]);
rectangle('Position',[750 -1968.75 93.75 93.75], 'FaceColor',[0 0 0]);
rectangle('Position',[843.75 -1968.75 93.75 93.75], 'FaceColor',[0 0 0]);
rectangle('Position',[750 -2062.5 93.75 93.75], 'FaceColor',[0 0 0]);
rectangle('Position',[843.75 -2062.5 93.75 93.75], 'FaceColor',[1 1 1]);
rectangle('Position',[937.5 -1968.75 93.75 93.75], 'FaceColor',[0 0 0]);
rectangle('Position',[1031.25 -1968.75 93.75 93.75], 'FaceColor',[0 0 0]);
rectangle('Position',[937.5 -2062.5 93.75 93.75], 'FaceColor',[1 1 1]);
rectangle('Position',[1031.25 -2062.5 93.75 93.75], 'FaceColor',[1 1 1]);
rectangle('Position',[750 -2156.25 93.75 93.75], 'FaceColor',[0 0 0]);
rectangle('Position',[843.75 -2156.25 93.75 93.75], 'FaceColor',[1 1 1]);
rectangle('Position',[750 -2250 93.75 93.75], 'FaceColor',[0 0 0]);
rectangle('Position',[843.75 -2250 93.75 93.75], 'FaceColor',[1 1 1]);
rectangle('Position',[0 -2343.75 93.75 93.75], 'FaceColor',[0 0 0]);
rectangle('Position',[93.75 -2343.75 93.75 93.75], 'FaceColor',[1 1 1]);
rectangle('Position',[0 -2437.5 93.75 93.75], 'FaceColor',[0 0 0]);
rectangle('Position',[93.75 -2437.5 93.75 93.75], 'FaceColor',[1 1 1]);
rectangle('Position',[0 -2531.25 93.75 93.75], 'FaceColor',[0 0 0]);
rectangle('Position',[93.75 -2531.25 93.75 93.75], 'FaceColor',[1 1 1]);
rectangle('Position',[0 -2625 93.75 93.75], 'FaceColor',[0 0 0]);
rectangle('Position',[93.75 -2625 93.75 93.75], 'FaceColor',[1 1 1]);
rectangle('Position',[187.5 -2531.25 93.75 93.75], 'FaceColor',[1 1 1]);
rectangle('Position',[281.25 -2531.25 93.75 93.75], 'FaceColor',[0 0 0]);
rectangle('Position',[187.5 -2625 93.75 93.75], 'FaceColor',[1 1 1]);
rectangle('Position',[281.25 -2625 93.75 93.75], 'FaceColor',[0 0 0]);
rectangle('Position',[562.5 -2343.75 93.75 93.75], 'FaceColor',[1 1 1]);
rectangle('Position',[656.25 -2343.75 93.75 93.75], 'FaceColor',[0 0 0]);
rectangle('Position',[562.5 -2437.5 93.75 93.75], 'FaceColor',[1 1 1]);
rectangle('Position',[656.25 -2437.5 93.75 93.75], 'FaceColor',[0 0 0]);
rectangle('Position',[0 -2718.75 93.75 93.75], 'FaceColor',[0 0 0]);
rectangle('Position',[93.75 -2718.75 93.75 93.75], 'FaceColor',[1 1 1]);
rectangle('Position',[0 -2812.5 93.75 93.75], 'FaceColor',[0 0 0]);
rectangle('Position',[93.75 -2812.5 93.75 93.75], 'FaceColor',[1 1 1]);
rectangle('Position',[0 -2906.25 93.75 93.75], 'FaceColor',[0 0 0]);
rectangle('Position',[93.75 -2906.25 93.75 93.75], 'FaceColor',[1 1 1]);
rectangle('Position',[0 -3000 93.75 93.75], 'FaceColor',[0 0 0]);
rectangle('Position',[93.75 -3000 93.75 93.75], 'FaceColor',[0 0 0]);
rectangle('Position',[187.5 -2906.25 93.75 93.75], 'FaceColor',[1 1 1]);
rectangle('Position',[281.25 -2906.25 93.75 93.75], 'FaceColor',[1 1 1]);
rectangle('Position',[187.5 -3000 93.75 93.75], 'FaceColor',[0 0 0]);
rectangle('Position',[281.25 -3000 93.75 93.75], 'FaceColor',[0 0 0]);
rectangle('Position',[562.5 -2718.75 93.75 93.75], 'FaceColor',[1 1 1]);
rectangle('Position',[656.25 -2718.75 93.75 93.75], 'FaceColor',[0 0 0]);
rectangle('Position',[562.5 -2812.5 93.75 93.75], 'FaceColor',[1 1 1]);
rectangle('Position',[656.25 -2812.5 93.75 93.75], 'FaceColor',[0 0 0]);
rectangle('Position',[375 -2906.25 93.75 93.75], 'FaceColor',[1 1 1]);
rectangle('Position',[468.75 -2906.25 93.75 93.75], 'FaceColor',[1 1 1]);
rectangle('Position',[375 -3000 93.75 93.75], 'FaceColor',[0 0 0]);
rectangle('Position',[468.75 -3000 93.75 93.75], 'FaceColor',[0 0 0]);
rectangle('Position',[562.5 -2906.25 93.75 93.75], 'FaceColor',[1 1 1]);
rectangle('Position',[656.25 -2906.25 93.75 93.75], 'FaceColor',[0 0 0]);
rectangle('Position',[562.5 -3000 93.75 93.75], 'FaceColor',[0 0 0]);
rectangle('Position',[656.25 -3000 93.75 93.75], 'FaceColor',[0 0 0]);
rectangle('Position',[750 -2343.75 93.75 93.75], 'FaceColor',[0 0 0]);
rectangle('Position',[843.75 -2343.75 93.75 93.75], 'FaceColor',[1 1 1]);
rectangle('Position',[750 -2437.5 93.75 93.75], 'FaceColor',[0 0 0]);
rectangle('Position',[843.75 -2437.5 93.75 93.75], 'FaceColor',[1 1 1]);
rectangle('Position',[750 -2531.25 93.75 93.75], 'FaceColor',[0 0 0]);
rectangle('Position',[843.75 -2531.25 93.75 93.75], 'FaceColor',[1 1 1]);
rectangle('Position',[750 -2625 93.75 93.75], 'FaceColor',[0 0 0]);
rectangle('Position',[843.75 -2625 93.75 93.75], 'FaceColor',[0 0 0]);
rectangle('Position',[937.5 -2531.25 93.75 93.75], 'FaceColor',[1 1 1]);
rectangle('Position',[1031.25 -2531.25 93.75 93.75], 'FaceColor',[1 1 1]);
rectangle('Position',[937.5 -2625 93.75 93.75], 'FaceColor',[0 0 0]);
rectangle('Position',[1031.25 -2625 93.75 93.75], 'FaceColor',[0 0 0]);
rectangle('Position',[1125 -2343.75 93.75 93.75], 'FaceColor',[0 0 0]);
rectangle('Position',[1218.75 -2343.75 93.75 93.75], 'FaceColor',[0 0 0]);
rectangle('Position',[1125 -2437.5 93.75 93.75], 'FaceColor',[1 1 1]);
rectangle('Position',[1218.75 -2437.5 93.75 93.75], 'FaceColor',[1 1 1]);
rectangle('Position',[1312.5 -2343.75 93.75 93.75], 'FaceColor',[0 0 0]);
rectangle('Position',[1406.25 -2343.75 93.75 93.75], 'FaceColor',[0 0 0]);
rectangle('Position',[1312.5 -2437.5 93.75 93.75], 'FaceColor',[1 1 1]);
rectangle('Position',[1406.25 -2437.5 93.75 93.75], 'FaceColor',[1 1 1]);
rectangle('Position',[1125 -2531.25 93.75 93.75], 'FaceColor',[1 1 1]);
rectangle('Position',[1218.75 -2531.25 93.75 93.75], 'FaceColor',[1 1 1]);
rectangle('Position',[1125 -2625 93.75 93.75], 'FaceColor',[0 0 0]);
rectangle('Position',[1218.75 -2625 93.75 93.75], 'FaceColor',[0 0 0]);
rectangle('Position',[1312.5 -2531.25 93.75 93.75], 'FaceColor',[1 1 1]);
rectangle('Position',[1406.25 -2531.25 93.75 93.75], 'FaceColor',[1 1 1]);
rectangle('Position',[1312.5 -2625 93.75 93.75], 'FaceColor',[0 0 0]);
rectangle('Position',[1406.25 -2625 93.75 93.75], 'FaceColor',[1 1 1]);
rectangle('Position',[750 -2718.75 93.75 93.75], 'FaceColor',[0 0 0]);
rectangle('Position',[843.75 -2718.75 93.75 93.75], 'FaceColor',[0 0 0]);
rectangle('Position',[750 -2812.5 93.75 93.75], 'FaceColor',[0 0 0]);
rectangle('Position',[843.75 -2812.5 93.75 93.75], 'FaceColor',[1 1 1]);
rectangle('Position',[937.5 -2718.75 93.75 93.75], 'FaceColor',[0 0 0]);
rectangle('Position',[1031.25 -2718.75 93.75 93.75], 'FaceColor',[0 0 0]);
rectangle('Position',[937.5 -2812.5 93.75 93.75], 'FaceColor',[1 1 1]);
rectangle('Position',[1031.25 -2812.5 93.75 93.75], 'FaceColor',[1 1 1]);
rectangle('Position',[750 -2906.25 93.75 93.75], 'FaceColor',[0 0 0]);
rectangle('Position',[843.75 -2906.25 93.75 93.75], 'FaceColor',[1 1 1]);
rectangle('Position',[750 -3000 93.75 93.75], 'FaceColor',[0 0 0]);
rectangle('Position',[843.75 -3000 93.75 93.75], 'FaceColor',[0 0 0]);
rectangle('Position',[937.5 -2906.25 93.75 93.75], 'FaceColor',[1 1 1]);
rectangle('Position',[1031.25 -2906.25 93.75 93.75], 'FaceColor',[1 1 1]);
rectangle('Position',[937.5 -3000 93.75 93.75], 'FaceColor',[0 0 0]);
rectangle('Position',[1031.25 -3000 93.75 93.75], 'FaceColor',[0 0 0]);
rectangle('Position',[1125 -2718.75 93.75 93.75], 'FaceColor',[0 0 0]);
rectangle('Position',[1218.75 -2718.75 93.75 93.75], 'FaceColor',[0 0 0]);
rectangle('Position',[1125 -2812.5 93.75 93.75], 'FaceColor',[1 1 1]);
rectangle('Position',[1218.75 -2812.5 93.75 93.75], 'FaceColor',[1 1 1]);
rectangle('Position',[1312.5 -2718.75 93.75 93.75], 'FaceColor',[0 0 0]);
rectangle('Position',[1406.25 -2718.75 93.75 93.75], 'FaceColor',[1 1 1]);
rectangle('Position',[1312.5 -2812.5 93.75 93.75], 'FaceColor',[1 1 1]);
rectangle('Position',[1406.25 -2812.5 93.75 93.75], 'FaceColor',[1 1 1]);
rectangle('Position',[1125 -2906.25 93.75 93.75], 'FaceColor',[1 1 1]);
rectangle('Position',[1218.75 -2906.25 93.75 93.75], 'FaceColor',[1 1 1]);
rectangle('Position',[1125 -3000 93.75 93.75], 'FaceColor',[0 0 0]);
rectangle('Position',[1218.75 -3000 93.75 93.75], 'FaceColor',[0 0 0]);
rectangle('Position',[1312.5 -2906.25 93.75 93.75], 'FaceColor',[1 1 1]);
rectangle('Position',[1406.25 -2906.25 93.75 93.75], 'FaceColor',[1 1 1]);
rectangle('Position',[1312.5 -3000 93.75 93.75], 'FaceColor',[0 0 0]);
rectangle('Position',[1406.25 -3000 93.75 93.75], 'FaceColor',[0 0 0]);
rectangle('Position',[1687.5 -1593.75 93.75 93.75], 'FaceColor',[0 0 0]);
rectangle('Position',[1781.25 -1593.75 93.75 93.75], 'FaceColor',[0 0 0]);
rectangle('Position',[1687.5 -1687.5 93.75 93.75], 'FaceColor',[0 0 0]);
rectangle('Position',[1781.25 -1687.5 93.75 93.75], 'FaceColor',[1 1 1]);
rectangle('Position',[1687.5 -1781.25 93.75 93.75], 'FaceColor',[0 0 0]);
rectangle('Position',[1781.25 -1781.25 93.75 93.75], 'FaceColor',[1 1 1]);
rectangle('Position',[1687.5 -1875 93.75 93.75], 'FaceColor',[0 0 0]);
rectangle('Position',[1781.25 -1875 93.75 93.75], 'FaceColor',[1 1 1]);
rectangle('Position',[1875 -1593.75 93.75 93.75], 'FaceColor',[0 0 0]);
rectangle('Position',[1968.75 -1593.75 93.75 93.75], 'FaceColor',[1 1 1]);
rectangle('Position',[1875 -1687.5 93.75 93.75], 'FaceColor',[1 1 1]);
rectangle('Position',[1968.75 -1687.5 93.75 93.75], 'FaceColor',[1 1 1]);
rectangle('Position',[1500 -1968.75 93.75 93.75], 'FaceColor',[0 0 0]);
rectangle('Position',[1593.75 -1968.75 93.75 93.75], 'FaceColor',[0 0 0]);
rectangle('Position',[1500 -2062.5 93.75 93.75], 'FaceColor',[1 1 1]);
rectangle('Position',[1593.75 -2062.5 93.75 93.75], 'FaceColor',[1 1 1]);
rectangle('Position',[1687.5 -1968.75 93.75 93.75], 'FaceColor',[0 0 0]);
rectangle('Position',[1781.25 -1968.75 93.75 93.75], 'FaceColor',[1 1 1]);
rectangle('Position',[1687.5 -2062.5 93.75 93.75], 'FaceColor',[1 1 1]);
rectangle('Position',[1781.25 -2062.5 93.75 93.75], 'FaceColor',[1 1 1]);
rectangle('Position',[2625 -1593.75 93.75 93.75], 'FaceColor',[1 1 1]);
rectangle('Position',[2718.75 -1593.75 93.75 93.75], 'FaceColor',[0 0 0]);
rectangle('Position',[2625 -1687.5 93.75 93.75], 'FaceColor',[1 1 1]);
rectangle('Position',[2718.75 -1687.5 93.75 93.75], 'FaceColor',[0 0 0]);
rectangle('Position',[2812.5 -1781.25 93.75 93.75], 'FaceColor',[1 1 1]);
rectangle('Position',[2906.25 -1781.25 93.75 93.75], 'FaceColor',[0 0 0]);
rectangle('Position',[2812.5 -1875 93.75 93.75], 'FaceColor',[1 1 1]);
rectangle('Position',[2906.25 -1875 93.75 93.75], 'FaceColor',[0 0 0]);
rectangle('Position',[2812.5 -1968.75 93.75 93.75], 'FaceColor',[1 1 1]);
rectangle('Position',[2906.25 -1968.75 93.75 93.75], 'FaceColor',[0 0 0]);
rectangle('Position',[2812.5 -2062.5 93.75 93.75], 'FaceColor',[1 1 1]);
rectangle('Position',[2906.25 -2062.5 93.75 93.75], 'FaceColor',[0 0 0]);
rectangle('Position',[1500 -2343.75 93.75 93.75], 'FaceColor',[0 0 0]);
rectangle('Position',[1593.75 -2343.75 93.75 93.75], 'FaceColor',[0 0 0]);
rectangle('Position',[1500 -2437.5 93.75 93.75], 'FaceColor',[1 1 1]);
rectangle('Position',[1593.75 -2437.5 93.75 93.75], 'FaceColor',[0 0 0]);
rectangle('Position',[1500 -2531.25 93.75 93.75], 'FaceColor',[1 1 1]);
rectangle('Position',[1593.75 -2531.25 93.75 93.75], 'FaceColor',[0 0 0]);
rectangle('Position',[1500 -2625 93.75 93.75], 'FaceColor',[1 1 1]);
rectangle('Position',[1593.75 -2625 93.75 93.75], 'FaceColor',[0 0 0]);
rectangle('Position',[1875 -2531.25 93.75 93.75], 'FaceColor',[1 1 1]);
rectangle('Position',[1968.75 -2531.25 93.75 93.75], 'FaceColor',[1 1 1]);
rectangle('Position',[1875 -2625 93.75 93.75], 'FaceColor',[0 0 0]);
rectangle('Position',[1968.75 -2625 93.75 93.75], 'FaceColor',[0 0 0]);
rectangle('Position',[2062.5 -2531.25 93.75 93.75], 'FaceColor',[1 1 1]);
rectangle('Position',[2156.25 -2531.25 93.75 93.75], 'FaceColor',[1 1 1]);
rectangle('Position',[2062.5 -2625 93.75 93.75], 'FaceColor',[0 0 0]);
rectangle('Position',[2156.25 -2625 93.75 93.75], 'FaceColor',[1 1 1]);
rectangle('Position',[1500 -2718.75 93.75 93.75], 'FaceColor',[1 1 1]);
rectangle('Position',[1593.75 -2718.75 93.75 93.75], 'FaceColor',[0 0 0]);
rectangle('Position',[1500 -2812.5 93.75 93.75], 'FaceColor',[1 1 1]);
rectangle('Position',[1593.75 -2812.5 93.75 93.75], 'FaceColor',[0 0 0]);
rectangle('Position',[1500 -2906.25 93.75 93.75], 'FaceColor',[1 1 1]);
rectangle('Position',[1593.75 -2906.25 93.75 93.75], 'FaceColor',[0 0 0]);
rectangle('Position',[1500 -3000 93.75 93.75], 'FaceColor',[0 0 0]);
rectangle('Position',[1593.75 -3000 93.75 93.75], 'FaceColor',[0 0 0]);
rectangle('Position',[1875 -2718.75 93.75 93.75], 'FaceColor',[0 0 0]);
rectangle('Position',[1968.75 -2718.75 93.75 93.75], 'FaceColor',[0 0 0]);
rectangle('Position',[1875 -2812.5 93.75 93.75], 'FaceColor',[1 1 1]);
rectangle('Position',[1968.75 -2812.5 93.75 93.75], 'FaceColor',[1 1 1]);
rectangle('Position',[2062.5 -2718.75 93.75 93.75], 'FaceColor',[0 0 0]);
rectangle('Position',[2156.25 -2718.75 93.75 93.75], 'FaceColor',[1 1 1]);
rectangle('Position',[2062.5 -2812.5 93.75 93.75], 'FaceColor',[1 1 1]);
rectangle('Position',[2156.25 -2812.5 93.75 93.75], 'FaceColor',[1 1 1]);
rectangle('Position',[1875 -2906.25 93.75 93.75], 'FaceColor',[1 1 1]);
rectangle('Position',[1968.75 -2906.25 93.75 93.75], 'FaceColor',[1 1 1]);
rectangle('Position',[1875 -3000 93.75 93.75], 'FaceColor',[0 0 0]);
rectangle('Position',[1968.75 -3000 93.75 93.75], 'FaceColor',[0 0 0]);
rectangle('Position',[2062.5 -2906.25 93.75 93.75], 'FaceColor',[1 1 1]);
rectangle('Position',[2156.25 -2906.25 93.75 93.75], 'FaceColor',[1 1 1]);
rectangle('Position',[2062.5 -3000 93.75 93.75], 'FaceColor',[0 0 0]);
rectangle('Position',[2156.25 -3000 93.75 93.75], 'FaceColor',[0 0 0]);
rectangle('Position',[2250 -2343.75 93.75 93.75], 'FaceColor',[0 0 0]);
rectangle('Position',[2343.75 -2343.75 93.75 93.75], 'FaceColor',[0 0 0]);
rectangle('Position',[2250 -2437.5 93.75 93.75], 'FaceColor',[1 1 1]);
rectangle('Position',[2343.75 -2437.5 93.75 93.75], 'FaceColor',[1 1 1]);
rectangle('Position',[2625 -2343.75 93.75 93.75], 'FaceColor',[0 0 0]);
rectangle('Position',[2718.75 -2343.75 93.75 93.75], 'FaceColor',[0 0 0]);
rectangle('Position',[2625 -2437.5 93.75 93.75], 'FaceColor',[1 1 1]);
rectangle('Position',[2718.75 -2437.5 93.75 93.75], 'FaceColor',[1 1 1]);
rectangle('Position',[2812.5 -2343.75 93.75 93.75], 'FaceColor',[0 0 0]);
rectangle('Position',[2906.25 -2343.75 93.75 93.75], 'FaceColor',[0 0 0]);
rectangle('Position',[2812.5 -2437.5 93.75 93.75], 'FaceColor',[1 1 1]);
rectangle('Position',[2906.25 -2437.5 93.75 93.75], 'FaceColor',[0 0 0]);
rectangle('Position',[2812.5 -2531.25 93.75 93.75], 'FaceColor',[1 1 1]);
rectangle('Position',[2906.25 -2531.25 93.75 93.75], 'FaceColor',[0 0 0]);
rectangle('Position',[2812.5 -2625 93.75 93.75], 'FaceColor',[1 1 1]);
rectangle('Position',[2906.25 -2625 93.75 93.75], 'FaceColor',[0 0 0]);
rectangle('Position',[2437.5 -2718.75 93.75 93.75], 'FaceColor',[0 0 0]);
rectangle('Position',[2531.25 -2718.75 93.75 93.75], 'FaceColor',[0 0 0]);
rectangle('Position',[2437.5 -2812.5 93.75 93.75], 'FaceColor',[1 1 1]);
rectangle('Position',[2531.25 -2812.5 93.75 93.75], 'FaceColor',[1 1 1]);
rectangle('Position',[2250 -2906.25 93.75 93.75], 'FaceColor',[1 1 1]);
rectangle('Position',[2343.75 -2906.25 93.75 93.75], 'FaceColor',[1 1 1]);
rectangle('Position',[2250 -3000 93.75 93.75], 'FaceColor',[0 0 0]);
rectangle('Position',[2343.75 -3000 93.75 93.75], 'FaceColor',[0 0 0]);
rectangle('Position',[2437.5 -2906.25 93.75 93.75], 'FaceColor',[1 1 1]);
rectangle('Position',[2531.25 -2906.25 93.75 93.75], 'FaceColor',[1 1 1]);
rectangle('Position',[2437.5 -3000 93.75 93.75], 'FaceColor',[0 0 0]);
rectangle('Position',[2531.25 -3000 93.75 93.75], 'FaceColor',[0 0 0]);
rectangle('Position',[2812.5 -2718.75 93.75 93.75], 'FaceColor',[1 1 1]);
rectangle('Position',[2906.25 -2718.75 93.75 93.75], 'FaceColor',[0 0 0]);
rectangle('Position',[2812.5 -2812.5 93.75 93.75], 'FaceColor',[1 1 1]);
rectangle('Position',[2906.25 -2812.5 93.75 93.75], 'FaceColor',[0 0 0]);
rectangle('Position',[2625 -2906.25 93.75 93.75], 'FaceColor',[1 1 1]);
rectangle('Position',[2718.75 -2906.25 93.75 93.75], 'FaceColor',[1 1 1]);
rectangle('Position',[2625 -3000 93.75 93.75], 'FaceColor',[0 0 0]);
rectangle('Position',[2718.75 -3000 93.75 93.75], 'FaceColor',[0 0 0]);
rectangle('Position',[2812.5 -2906.25 93.75 93.75], 'FaceColor',[1 1 1]);
rectangle('Position',[2906.25 -2906.25 93.75 93.75], 'FaceColor',[0 0 0]);
rectangle('Position',[2812.5 -3000 93.75 93.75], 'FaceColor',[0 0 0]);
rectangle('Position',[2906.25 -3000 93.75 93.75], 'FaceColor',[0 0 0]);
X=[2800,2800,2531.25,2531.25,2437.5,2437.5,1875,1875,1687.5,1593.75,1593.75,1593.75,1312.5,1312.5,1125,937.5,937.5,937.5,937.5,937.5,750,562.5,562.5,562.5,468.75,468.75,375,375,200];
Y=[-2800,-2800,-2718.75,-2718.75,-2625,-2625,-2250,-2250,-2062.5,-2062.5,-2062.5,-2062.5,-1875,-1875,-1687.5,-1500,-1500,-1406.25,-1406.25,-1125,-937.5,-750,-656.25,-562.5,-468.75,-468.75,-375,-375,-200];
hold on;
plot(X,Y,'r');
legend('10781.1','Location','southoutside');
